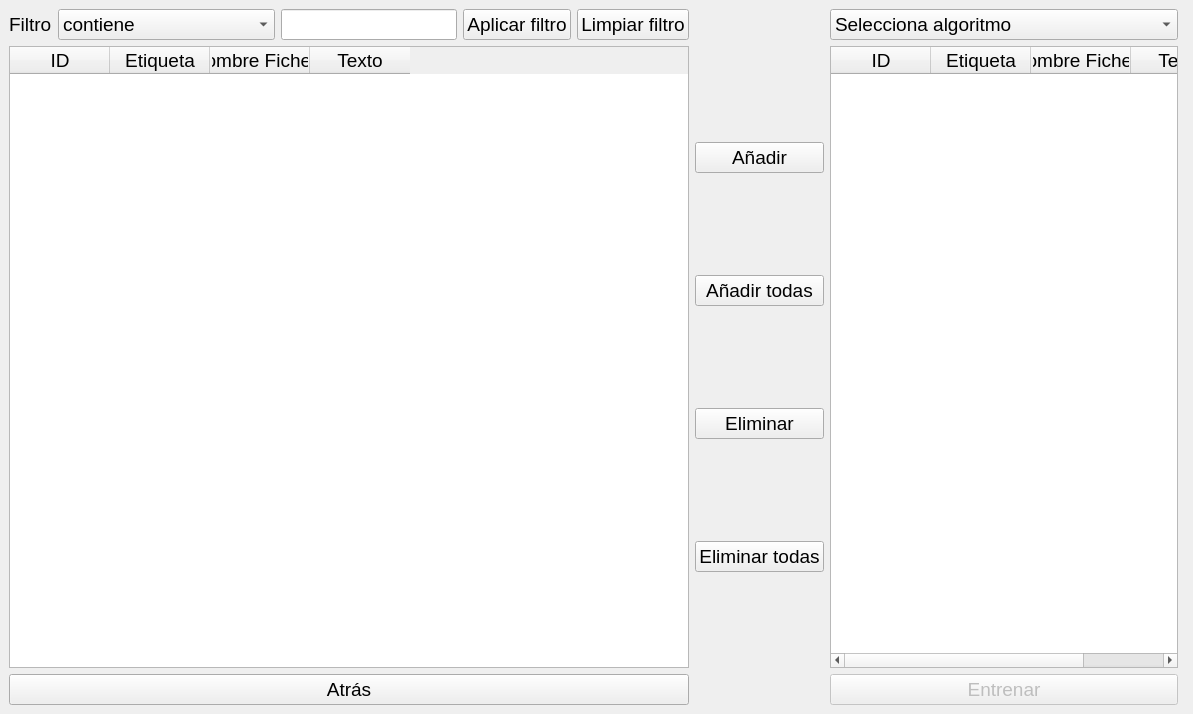
<?xml version="1.0" encoding="UTF-8"?>
<ui version="4.0">
 <class>MainWindow</class>
 <widget class="QMainWindow" name="MainWindow">
  <property name="geometry">
   <rect>
    <x>0</x>
    <y>0</y>
    <width>1193</width>
    <height>714</height>
   </rect>
  </property>
  <property name="font">
   <font>
    <pointsize>14</pointsize>
   </font>
  </property>
  <property name="windowTitle">
   <string>Entrenamiento</string>
  </property>
  <widget class="QWidget" name="centralwidget">
   <layout class="QGridLayout" name="gridLayout">
    <item row="1" column="6">
     <widget class="QTableWidget" name="tableWidget_reviews_to_train">
      <property name="font">
       <font>
        <pointsize>14</pointsize>
       </font>
      </property>
      <property name="editTriggers">
       <set>QAbstractItemView::NoEditTriggers</set>
      </property>
      <property name="selectionBehavior">
       <enum>QAbstractItemView::SelectRows</enum>
      </property>
      <column>
       <property name="text">
        <string>ID</string>
       </property>
      </column>
      <column>
       <property name="text">
        <string>Etiqueta</string>
       </property>
      </column>
      <column>
       <property name="text">
        <string>Nombre Fichero</string>
       </property>
      </column>
      <column>
       <property name="text">
        <string>Texto</string>
       </property>
      </column>
     </widget>
    </item>
    <item row="1" column="0">
     <widget class="QTableWidget" name="tableWidget_reviews">
      <property name="font">
       <font>
        <pointsize>14</pointsize>
       </font>
      </property>
      <property name="editTriggers">
       <set>QAbstractItemView::NoEditTriggers</set>
      </property>
      <property name="selectionBehavior">
       <enum>QAbstractItemView::SelectRows</enum>
      </property>
      <column>
       <property name="text">
        <string>ID</string>
       </property>
      </column>
      <column>
       <property name="text">
        <string>Etiqueta</string>
       </property>
      </column>
      <column>
       <property name="text">
        <string>Nombre Fichero</string>
       </property>
      </column>
      <column>
       <property name="text">
        <string>Texto</string>
       </property>
      </column>
     </widget>
    </item>
    <item row="0" column="0">
     <layout class="QHBoxLayout" name="horizontalLayout">
      <item>
       <widget class="QLabel" name="label_filtro">
        <property name="font">
         <font>
          <pointsize>14</pointsize>
         </font>
        </property>
        <property name="text">
         <string>Filtro</string>
        </property>
       </widget>
      </item>
      <item>
       <widget class="QComboBox" name="comboBox_filtro">
        <item>
         <property name="text">
          <string>contiene</string>
         </property>
        </item>
        <item>
         <property name="text">
          <string>no contiene</string>
         </property>
        </item>
        <item>
         <property name="text">
          <string>acaba en</string>
         </property>
        </item>
        <item>
         <property name="text">
          <string>no acaba en</string>
         </property>
        </item>
        <item>
         <property name="text">
          <string>coinciden minMAYUS</string>
         </property>
        </item>
        <item>
         <property name="text">
          <string>coincide exacto</string>
         </property>
        </item>
        <item>
         <property name="text">
          <string>empieza por</string>
         </property>
        </item>
       </widget>
      </item>
      <item>
       <widget class="QLineEdit" name="lineEdit_filtro">
        <property name="font">
         <font>
          <pointsize>14</pointsize>
         </font>
        </property>
       </widget>
      </item>
      <item>
       <widget class="QPushButton" name="pushButton_applyfilter">
        <property name="font">
         <font>
          <pointsize>14</pointsize>
         </font>
        </property>
        <property name="text">
         <string>Aplicar filtro</string>
        </property>
       </widget>
      </item>
      <item>
       <widget class="QPushButton" name="pushButton_cleanfilter">
        <property name="text">
         <string>Limpiar filtro</string>
        </property>
       </widget>
      </item>
     </layout>
    </item>
    <item row="1" column="1">
     <layout class="QVBoxLayout" name="verticalLayout">
      <item>
       <widget class="QPushButton" name="pushButton_add">
        <property name="font">
         <font>
          <pointsize>14</pointsize>
         </font>
        </property>
        <property name="text">
         <string>Añadir</string>
        </property>
       </widget>
      </item>
      <item>
       <widget class="QPushButton" name="pushButton_addall">
        <property name="font">
         <font>
          <pointsize>14</pointsize>
         </font>
        </property>
        <property name="text">
         <string>Añadir todas</string>
        </property>
       </widget>
      </item>
      <item>
       <widget class="QPushButton" name="pushButton_remove">
        <property name="font">
         <font>
          <pointsize>14</pointsize>
         </font>
        </property>
        <property name="text">
         <string>Eliminar</string>
        </property>
       </widget>
      </item>
      <item>
       <widget class="QPushButton" name="pushButton_removeall">
        <property name="font">
         <font>
          <pointsize>14</pointsize>
         </font>
        </property>
        <property name="text">
         <string>Eliminar todas</string>
        </property>
       </widget>
      </item>
     </layout>
    </item>
    <item row="2" column="0">
     <widget class="QPushButton" name="pushButton_back">
      <property name="font">
       <font>
        <pointsize>14</pointsize>
       </font>
      </property>
      <property name="text">
       <string>Atrás</string>
      </property>
     </widget>
    </item>
    <item row="2" column="6">
     <widget class="QPushButton" name="pushButton_Entrenar">
      <property name="enabled">
       <bool>false</bool>
      </property>
      <property name="font">
       <font>
        <pointsize>14</pointsize>
       </font>
      </property>
      <property name="text">
       <string>Entrenar</string>
      </property>
     </widget>
    </item>
    <item row="0" column="6">
     <widget class="QComboBox" name="comboBox_algoritmo">
      <item>
       <property name="text">
        <string>Selecciona algoritmo</string>
       </property>
      </item>
      <item>
       <property name="text">
        <string>Classification Trees</string>
       </property>
      </item>
      <item>
       <property name="text">
        <string>Extra-Classification Trees</string>
       </property>
      </item>
      <item>
       <property name="text">
        <string>Random Forest</string>
       </property>
      </item>
      <item>
       <property name="text">
        <string>Naive Bayes Multinomial</string>
       </property>
      </item>
      <item>
       <property name="text">
        <string>Naive Bayes Bernoulli</string>
       </property>
      </item>
      <item>
       <property name="text">
        <string>Naive Bayes Gaussian</string>
       </property>
      </item>
      <item>
       <property name="text">
        <string>Ada Classification</string>
       </property>
      </item>
      <item>
       <property name="text">
        <string>Gradient Boosted Trees</string>
       </property>
      </item>
      <item>
       <property name="text">
        <string>Stochastic Gradient Boosted</string>
       </property>
      </item>
      <item>
       <property name="text">
        <string>K-nn</string>
       </property>
      </item>
      <item>
       <property name="text">
        <string>Radius Neighbors Classifier</string>
       </property>
      </item>
      <item>
       <property name="text">
        <string>SVM Classification</string>
       </property>
      </item>
      <item>
       <property name="text">
        <string>SVM Nu-Classification</string>
       </property>
      </item>
      <item>
       <property name="text">
        <string>SVM Linear Classification</string>
       </property>
      </item>
      <item>
       <property name="text">
        <string>Neural Network MLP</string>
       </property>
      </item>
      <item>
       <property name="text">
        <string>Gaussian Classifier</string>
       </property>
      </item>
     </widget>
    </item>
    <item row="1" column="7">
     <widget class="QWidget" name="widget_resultados" native="true"/>
    </item>
   </layout>
  </widget>
 </widget>
 <resources/>
 <connections/>
</ui>
